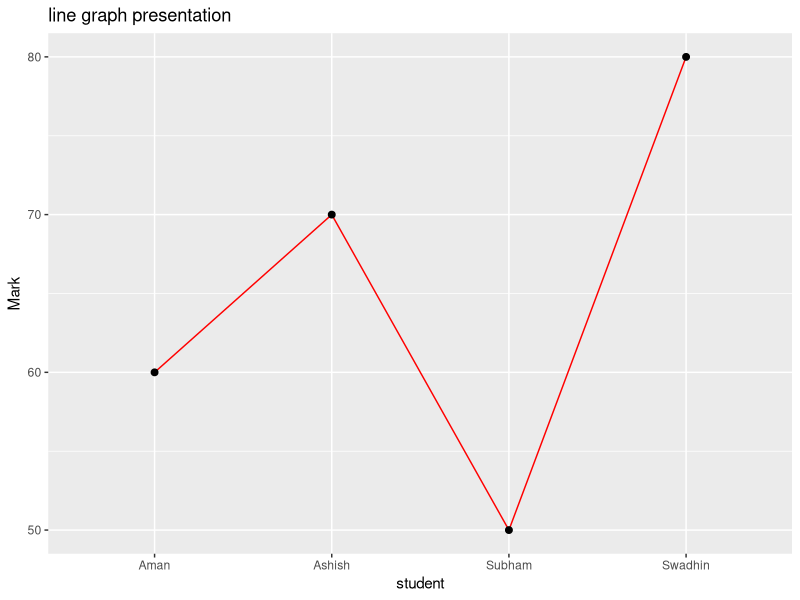

Recreate this plot in R.
#line graph

install.packages("ggplot2")
library(ggplot2)
student_df<-data.frame(
  Name=c("Subham","Aman","Ashish","Swadhin"),
  marks=c(50,60,70,80)
)
ggplot(student_df,aes(x=Name,y=marks,group=1))+
geom_line(color="red")+
  geom_point(size=2)+
  labs(title="line graph presentation",x="student",y="Mark")
